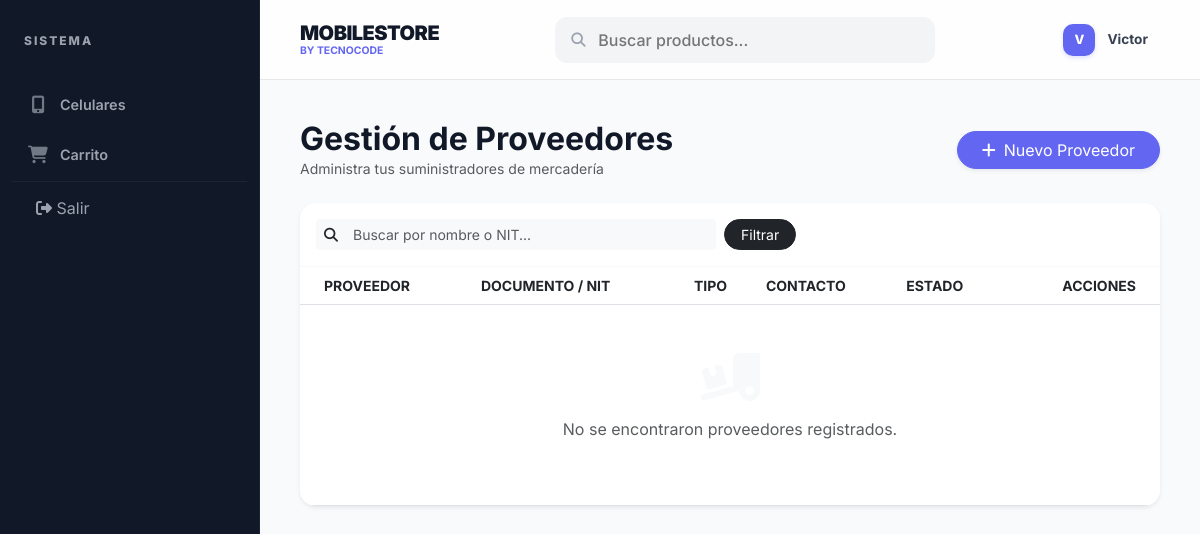
/proveedores/ (signed in), run on an earlier commit of the app's database.
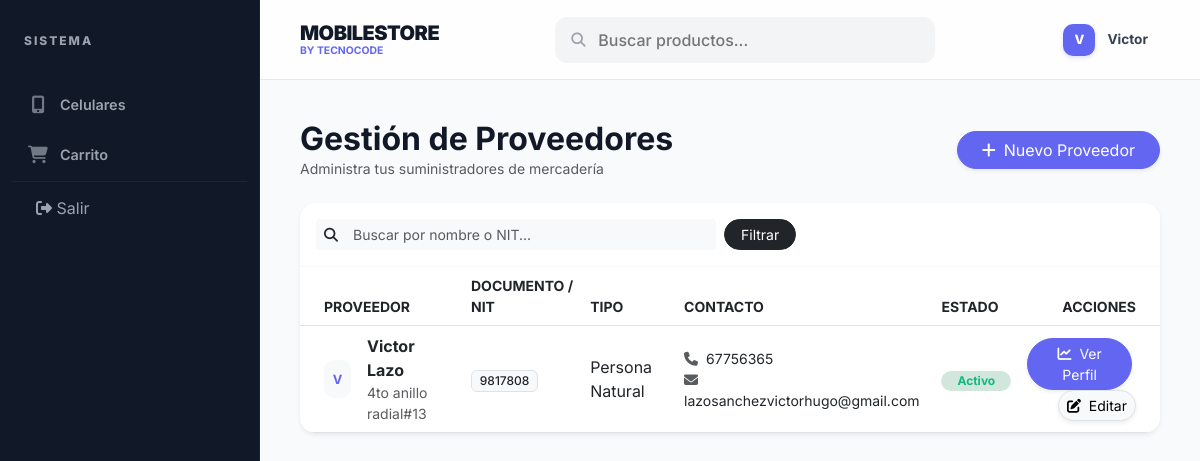
And on a later commit of the database.
### Login/models.py (models this page shows, shortened)
class Proveedor(models.Model):
    TIPO_CHOICES = [
        ('Natural', 'Persona Natural'),
        ('Empresa', 'Empresa/Jurídica'),
    ]
    id_proveedor = models.AutoField(primary_key=True)
    nombre = models.CharField(max_length=150)
    tipo = models.CharField(max_length=10, choices=TIPO_CHOICES, default='Empresa')
    nit_documento = models.CharField(max_length=20, unique=True, verbose_name="NIT o Documento")
    telefono = models.CharField(max_length=20, blank=True, null=True)
    email = models.EmailField(max_length=100, blank=True, null=True)
    direccion = models.CharField(max_length=255, blank=True, null=True)
    estado = models.CharField(max_length=10, default='Activo')
    observaciones = models.TextField(blank=True, null=True)
    class Meta:
        db_table = 'proveedor'
        verbose_name_plural = 'Proveedores'

### Login/views.py (the view)
# urls.py: path('proveedores/', ProveedorListView.as_view(), name='lista_proveedores'),
class ProveedorListView(LoginRequiredMixin, UserPassesTestMixin, ListView):
    model = Proveedor
    template_name = 'proveedores/lista_proveedores.html'
    context_object_name = 'proveedores'
    def test_func(self):
        return self.request.user.rol in ['Administrador', 'Vendedor'] or self.request.user.is_superuser
    def get_queryset(self):
        queryset = Proveedor.objects.all()
        q = self.request.GET.get('q')
        if q:
            queryset = queryset.filter(
                Q(nombre__icontains=q) | Q(nit_documento__icontains=q)
            )
        return queryset

### Login/context_processors.py (called while the page is built)
def global_context(request):
    data = {
        'cart_count': 0,
        'pendientes_count': 0
    }
    if request.user.is_authenticated:
        cart = Carrito.objects.filter(usuario=request.user, estado='Activo').first()
        data['cart_count'] = cart.detalles.count() if cart else 0
        if request.user.is_superuser or request.user.rol in ['Administrador', 'Vendedor']:
            data['pendientes_count'] = Pago.objects.filter(estado='Pendiente').count()
    return data

### templates/proveedores/lista_proveedores.html (shortened to what the changed rows need)
{% extends 'base.html' %}
{% block content %}
<div class="page-header-responsive mb-4">
    <div>
        <h2 class="fw-bold mb-0">Gestión de Proveedores</h2>
    </div>
</div>
<div class="card border-0 shadow-sm rounded-4 overflow-hidden">
    <div class="table-responsive">
        <table class="table table-hover align-middle mb-0">
            <thead class="bg-light text-muted small text-uppercase">
                <tr>
                    <th class="ps-4">Proveedor</th>
                    <th>Documento / NIT</th>
                    <th>Tipo</th>
                    <th>Contacto</th>
                    <th>Estado</th>
                    <th class="text-end pe-4">Acciones</th>
                </tr>
            </thead>
            <tbody>
                {% for proveedor in proveedores %}
                <tr>
                    <td class="ps-4">
                        <div class="d-flex align-items-center gap-3">
                            <div class="avatar bg-light text-primary fw-bold" style="width: 38px; height: 38px; box-shadow: none;">{{ proveedor.nombre.0|upper }}</div>
                            <div>
                                <div class="fw-bold text-dark">{{ proveedor.nombre }}</div>
                                <div class="text-muted small">{{ proveedor.direccion|default:"Sin dirección" }}</div>
                            </div>
                        </div>
                    </td>
                    <td><span class="badge bg-light text-dark border fw-medium">{{ proveedor.nit_documento }}</span></td>
                    <td>{{ proveedor.get_tipo_display }}</td>
                    <td>
                        <div class="small">
                            <i class="fas fa-phone text-muted me-1"></i> {{ proveedor.telefono|default:"-" }}<br>
                            <i class="fas fa-envelope text-muted me-1"></i> {{ proveedor.email|default:"-" }}
                        </div>
                    </td>
                    <td>
                        {% if proveedor.estado == 'Activo' %}
                        <span class="badge rounded-pill bg-success-subtle text-success px-3">Activo</span>
                        {% else %}
                        <span class="badge rounded-pill bg-danger-subtle text-danger px-3">Inactivo</span>
                        {% endif %}
                    </td>
                    <td class="text-end pe-4">
                        <a href="{% url 'detalle_proveedor' proveedor.pk %}" class="btn btn-sm btn-primary rounded-pill shadow-sm px-3 me-1">
                            <i class="fas fa-chart-line me-1"></i> Ver Perfil
                        </a>
                        <a href="{% url 'editar_proveedor' proveedor.pk %}" class="btn btn-sm btn-light border rounded-pill shadow-sm">
                            <i class="fas fa-edit me-1"></i> Editar
                        </a>
                    </td>
                </tr>
                {% empty %}
                <tr>
                    <td colspan="6" class="text-center py-5">
                        <i class="fas fa-truck-loading fa-3x text-light mb-3"></i>
                        <p class="text-muted">No se encontraron proveedores registrados.</p>
                    </td>
                </tr>
                {% endfor %}
            </tbody>
        </table>
    </div>
</div>
{% endblock %}

What changed in the data, as far as the page shows it:
added Proveedor: nombre.0 "V", nombre "Victor Lazo", direccion "4to anillo radial#13", nit_documento "9817808", tipo "Persona Natural", telefono "67756365", email "lazosanchezvictorhugo@gmail.com", estado "Activo"
Also different on the page:
text no longer shown: "No se encontraron proveedores registrados."
